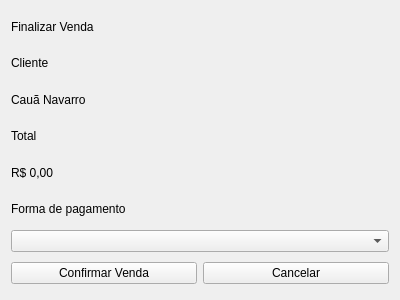
<?xml version="1.0" encoding="UTF-8"?>
<ui version="4.0">
 <class>finalizeSaleDialogWidget</class>
 <widget class="QWidget" name="finalizeSaleDialogWidget">
  <property name="geometry">
   <rect>
    <x>0</x>
    <y>0</y>
    <width>400</width>
    <height>300</height>
   </rect>
  </property>
  <property name="minimumSize">
   <size>
    <width>400</width>
    <height>0</height>
   </size>
  </property>
  <property name="windowTitle">
   <string>Form</string>
  </property>
  <layout class="QVBoxLayout" name="verticalLayout">
   <item>
    <widget class="QLabel" name="titleLabel">
     <property name="text">
      <string>Finalizar Venda</string>
     </property>
    </widget>
   </item>
   <item>
    <widget class="QLabel" name="customerTitleLabel">
     <property name="text">
      <string>Cliente</string>
     </property>
    </widget>
   </item>
   <item>
    <widget class="QLabel" name="customerNameLabel">
     <property name="text">
      <string>Cauã Navarro</string>
     </property>
    </widget>
   </item>
   <item>
    <widget class="QLabel" name="totalTitleLabel">
     <property name="text">
      <string>Total</string>
     </property>
    </widget>
   </item>
   <item>
    <widget class="QLabel" name="totalLabel">
     <property name="text">
      <string>R$ 0,00</string>
     </property>
    </widget>
   </item>
   <item>
    <widget class="QLabel" name="paymentTitleLabel">
     <property name="text">
      <string>Forma de pagamento</string>
     </property>
    </widget>
   </item>
   <item>
    <widget class="QComboBox" name="paymentComboBox"/>
   </item>
   <item>
    <widget class="QWidget" name="finalizeSaleButtonsContainer" native="true">
     <layout class="QHBoxLayout" name="horizontalLayout_2">
      <property name="leftMargin">
       <number>0</number>
      </property>
      <property name="topMargin">
       <number>0</number>
      </property>
      <property name="rightMargin">
       <number>0</number>
      </property>
      <property name="bottomMargin">
       <number>0</number>
      </property>
      <item>
       <layout class="QHBoxLayout" name="finalizeSaleButtonsLayout">
        <item>
         <widget class="QPushButton" name="finalizeSaleButton">
          <property name="text">
           <string>Confirmar Venda</string>
          </property>
         </widget>
        </item>
        <item>
         <widget class="QPushButton" name="cancelSaleButton">
          <property name="text">
           <string>Cancelar</string>
          </property>
         </widget>
        </item>
       </layout>
      </item>
     </layout>
    </widget>
   </item>
  </layout>
 </widget>
 <resources/>
 <connections/>
</ui>
